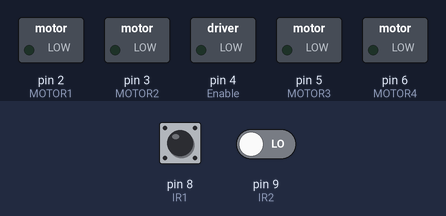
Bench run of a sketch on a simulated Arduino Uno, built with avr-gcc and run on an emulated ATmega328P. Shown: switched loads named in the sketch (green lamp = pin HIGH). Dashed ring = blinking. Inputs (shaded band) come from the test bench; at power-on: pin 8 (IR1) LOW, pin 9 (IR2) LOW.

Above: at 1.2 s.
1.3 s: pin 8 (IR1) driven HIGH
At 2.5 s:
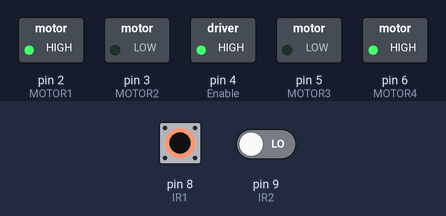
3.0 s: pin 9 (IR2) driven HIGH
At 3.6 s:
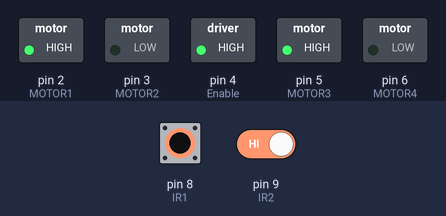
4.5 s: pin 8 (IR1) driven LOW
At 4.8 s:
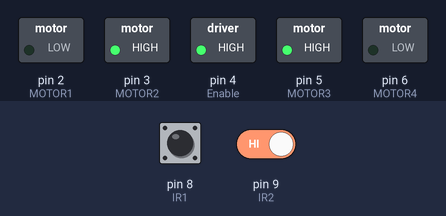
6.0 s: pin 9 (IR2) driven LOW
At 7.1 s:
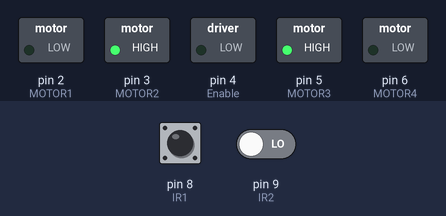
7.5 s: pin 8 (IR1) pulsed HIGH 5 times (0.12 s each, 0.3 s apart)
At 9.4 s:
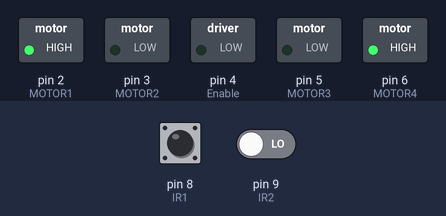
Timing chart, 0 to 10.9 s (numbered marks = the images above; inputs shaded):
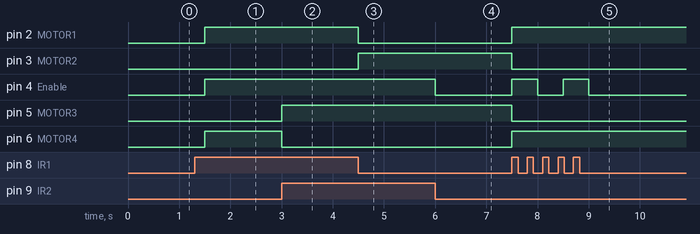

The sketch:

CODE.ino
```cpp
  #define MOTOR1 2    //Connected to pin 2 of L293D
  #define MOTOR2 3    //Connected to pin 7 of L293D
  #define MOTOR3 5    //Connected to pin 10 of L293D
  #define MOTOR4 6    //Connected to pin 15 of L293D
  #define IR1 8       //Left Sensor
  #define IR2 9       //Right Sensor
  #define Enable 4    //Connected to pin En1 & En2 of L293D

  void setup() {

    pinMode(MOTOR1 ,OUTPUT);
    pinMode(MOTOR2 ,OUTPUT);
    pinMode(MOTOR3 ,OUTPUT);
    pinMode(MOTOR4 ,OUTPUT);
    pinMode(IR1,INPUT);
    pinMode(IR2,INPUT);
    pinMode (Enable , OUTPUT);

  }

  void loop() {

    if( digitalRead(IR1)&& digitalRead(IR2) ){
      digitalWrite(Enable,HIGH);
      digitalWrite(MOTOR1,HIGH);
      digitalWrite(MOTOR2,LOW);
      digitalWrite(MOTOR3,HIGH);
      digitalWrite(MOTOR4,LOW);
    }

    else if( digitalRead(IR1) && !digitalRead(IR2) ){
      digitalWrite(Enable,HIGH);
      digitalWrite(MOTOR1,HIGH);
      digitalWrite(MOTOR2,LOW);
      digitalWrite(MOTOR3,LOW);
      digitalWrite(MOTOR4,HIGH);
    }

    else if( !digitalRead(IR1) && digitalRead(IR2) ){
      digitalWrite(Enable,HIGH);
      digitalWrite(MOTOR1,LOW);
      digitalWrite(MOTOR2,HIGH);
      digitalWrite(MOTOR3,HIGH);
      digitalWrite(MOTOR4,LOW);
    }

    else if( !digitalRead(IR1) && !digitalRead(IR2) ){
      digitalWrite(Enable,LOW);
    }

    delay(500);

  }
```

Measured:
- after the input at 1.3 s, pin 2 (MOTOR1), pin 4 (Enable), pin 6 (MOTOR4): LOW → HIGH after 0.20 s
- after the input at 3.0 s, pin 5 (MOTOR3): LOW → HIGH at once; pin 6 (MOTOR4): HIGH → LOW at once
- after the input at 4.5 s, pin 2 (MOTOR1): HIGH → LOW at once; pin 3 (MOTOR2): LOW → HIGH at once
- after the input at 6.0 s, pin 4 (Enable): HIGH → LOW at once
- after the input at 7.5 s, pin 2 (MOTOR1), pin 6 (MOTOR4): LOW → HIGH at once; pin 3 (MOTOR2), pin 5 (MOTOR3): HIGH → LOW at once; pin 4 (Enable): alternates HIGH for 0.50 s and LOW for 0.50 s, 4 changes in all, then stays LOW, starting at once
